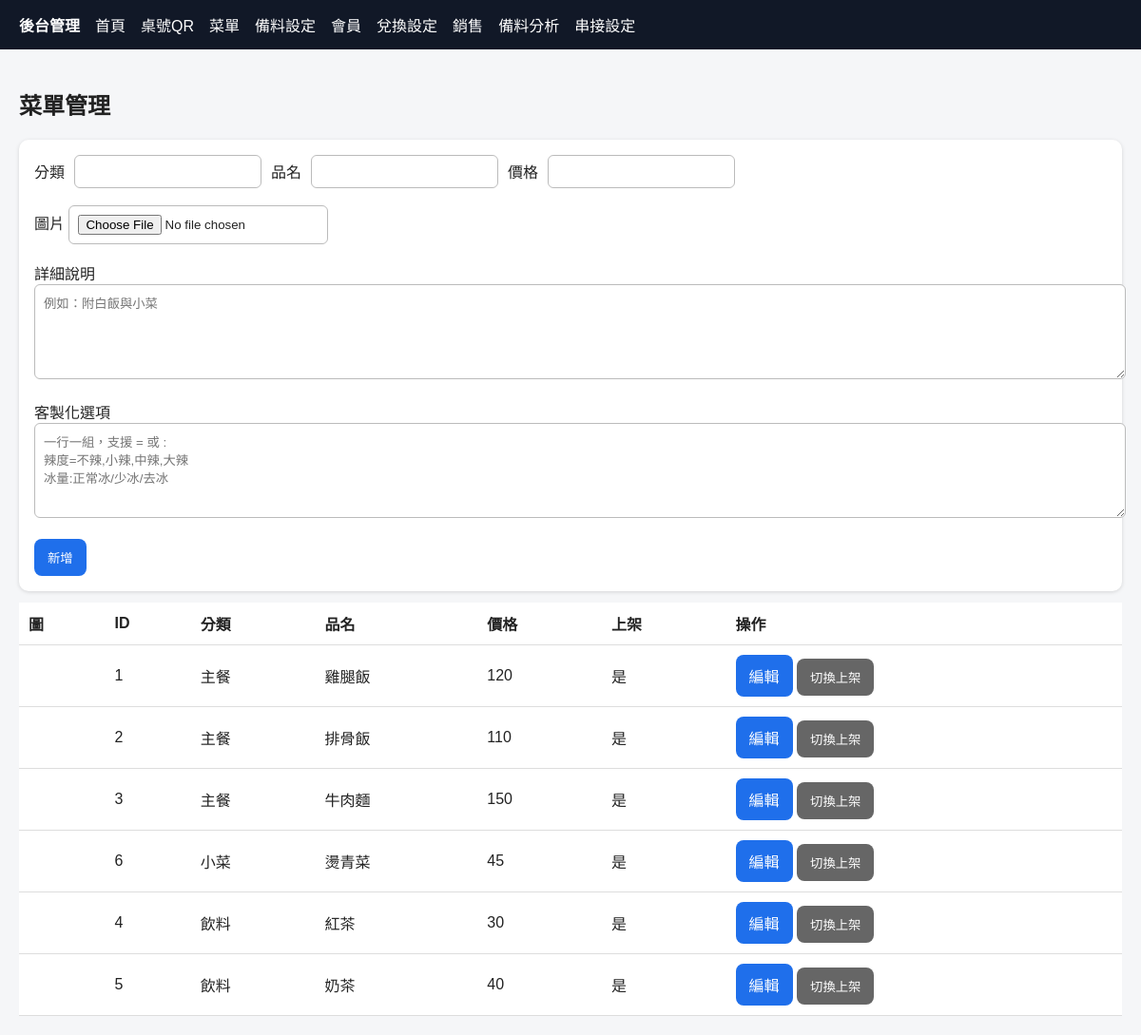
/admin/menu, run on the app's committed database.
### tables this page shows
CREATE TABLE menu_items (
            id INTEGER PRIMARY KEY AUTOINCREMENT,
            category TEXT NOT NULL,
            name TEXT NOT NULL,
            price INTEGER NOT NULL,
            enabled INTEGER NOT NULL DEFAULT 1,
            image_path TEXT DEFAULT '',
            description TEXT DEFAULT '',
            option_groups TEXT DEFAULT ''
        );

### app.py (the view)
@app.get('/admin/menu', response_class=HTMLResponse)
def menu_admin(request:Request):
    items = rows('select * from menu_items order by category,id')
    return templates.TemplateResponse(request, 'menu_admin.html', {'items':items})

### templates/menu_admin.html
{% extends 'base_admin.html' %}{% block body %}
<h2>菜單管理</h2>
<form class="card" method="post" action="/admin/menu/add" enctype="multipart/form-data">
  <div class="form-row">分類 <input name="category" required> 品名 <input name="name" required> 價格 <input name="price" type="number" required></div><br>
  <div>圖片 <input name="image" type="file" accept="image/*"></div><br>
  <div>詳細說明<br><textarea name="description" placeholder="例如：附白飯與小菜"></textarea></div><br>
  <div>客製化選項<br>
    <textarea name="option_groups" placeholder="一行一組，支援 = 或 :&#10;辣度=不辣,小辣,中辣,大辣&#10;冰量:正常冰/少冰/去冰"></textarea>
  </div><br>
  <button class="btn">新增</button>
</form>
<table><tr><th>圖</th><th>ID</th><th>分類</th><th>品名</th><th>價格</th><th>上架</th><th>操作</th></tr>
{% for i in items %}<tr>
<td>{% if i.image_path %}<img class="thumb" src="{{i.image_path}}">{% endif %}</td>
<td>{{i.id}}</td><td>{{i.category}}</td><td>{{i.name}}</td><td>{{i.price}}</td><td>{{'是' if i.enabled else '否'}}</td>
<td><a class="btn" href="/admin/menu/{{i.id}}/edit">編輯</a> <form class="inline" method="post" action="/admin/menu/{{i.id}}/toggle"><button class="btn gray">切換上架</button></form></td>
</tr>{% endfor %}</table>
{% endblock %}

### templates/base_admin.html
<!doctype html><html lang="zh-Hant"><head><meta charset="utf-8"><meta name="viewport" content="width=device-width,initial-scale=1"><title>{{ title or '後台管理' }}</title><link rel="stylesheet" href="/static/style.css"></head><body><div class="top admin-top"><b>後台管理</b><a href="/admin">首頁</a><a href="/admin/tables">桌號QR</a><a href="/admin/menu">菜單</a><a href="/admin/ingredients">備料設定</a><a href="/admin/members">會員</a><a href="/admin/rewards">兌換設定</a><a href="/admin/sales">銷售</a><a href="/admin/prep">備料分析</a><a href="/admin/settings">串接設定</a></div><div class="wrap wide-wrap">{% block body %}{% endblock %}</div></body></html>

### static/style.css (style rules this page uses)
body { font-family:Arial,'Microsoft JhengHei',sans-serif;margin:0;background:#f5f6f8;color:#222 }
.top { background:#20242b;color:white;padding:14px 20px;display:flex;gap:16px;align-items:center }
.top a { color:white;text-decoration:none }
.wrap { padding:20px;max-width:1100px;margin:auto }
.card { background:white;border-radius:10px;padding:16px;margin:12px 0;box-shadow:0 1px 4px #0002 }
.btn { border:0;border-radius:8px;padding:10px 14px;background:#1f6feb;color:white;cursor:pointer;text-decoration:none;display:inline-block }
.btn.gray { background:#666 }
table { width:100%;border-collapse:collapse;background:white }
th,td { border-bottom:1px solid #ddd;padding:10px;text-align:left }
input,select { padding:9px;border:1px solid #bbb;border-radius:6px;max-width:100% }
textarea { width:100%;min-height:80px;padding:9px;border:1px solid #bbb;border-radius:6px;font-family:inherit }
.inline { display:inline }
.form-row { display:flex;gap:10px;flex-wrap:wrap;align-items:center }
.top { overflow:auto;white-space:nowrap }
.wide-wrap { max-width:1180px }
.admin-top { background:#111827 }
.top a { white-space:nowrap }

### data on the page
menu_items: id "1", category "主餐", name "雞腿飯", price "120", enabled "是"
menu_items: id "2", category "主餐", name "排骨飯", price "110", enabled "是"
menu_items: id "3", category "主餐", name "牛肉麵", price "150", enabled "是"
menu_items: id "6", category "小菜", name "燙青菜", price "45", enabled "是"
menu_items: id "4", category "飲料", name "紅茶", price "30", enabled "是"
menu_items: id "5", category "飲料", name "奶茶", price "40", enabled "是"
